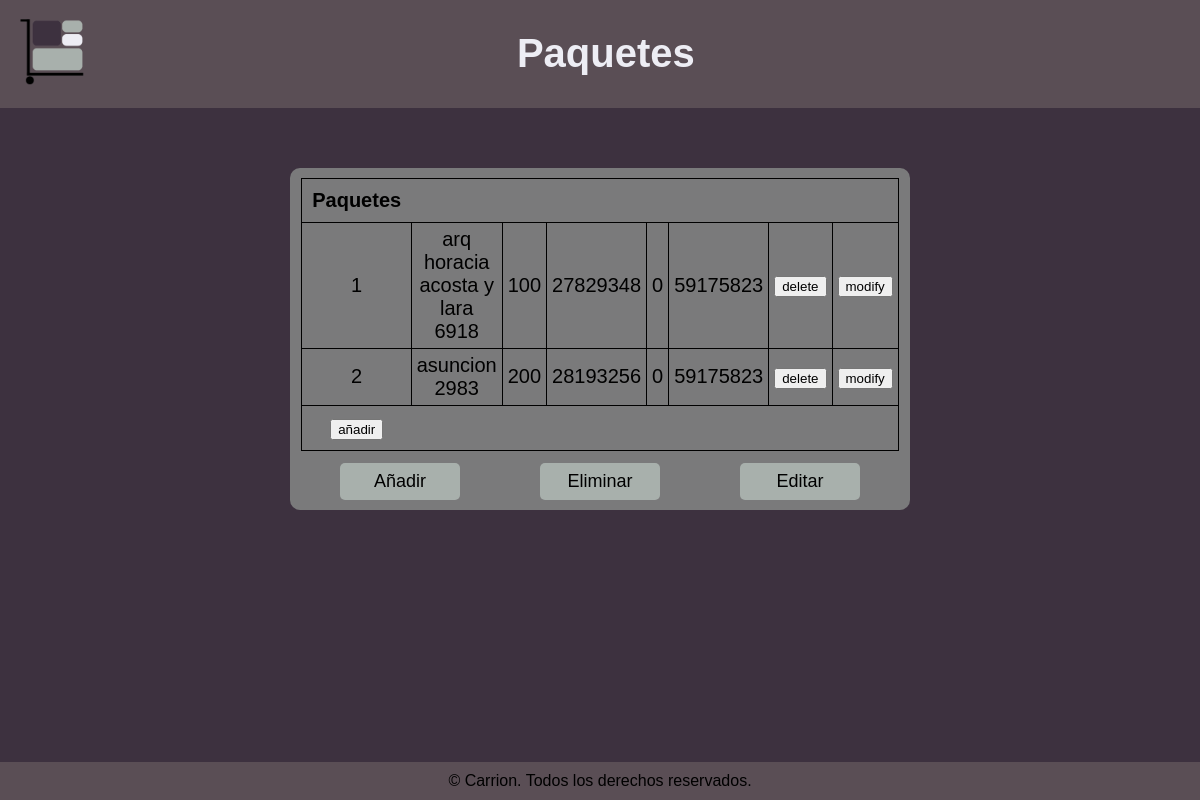
Screenshot of /backoffice/paquete.php with the database file from the repository.
### tables this page shows
CREATE TABLE `paquete` (
  `idPaquete` int(11) NOT NULL,
  `destino` varchar(30) NOT NULL,
  `peso` int(11) NOT NULL,
  `contactoDestino` int(11) NOT NULL,
  `estado` int(11) NOT NULL,
  `ci` int(11) NOT NULL
);

### backoffice/paquete.php (the view, shortened to what this page needs)
<!DOCTYPE html>
<html lang="en">
<head>
    <link rel="stylesheet" href="assets/css/paginasBackoffice.css">
</head>
<?php
$db = new Database();
$connection = $db->dbConnect();
$paquetes = $connection->query("SELECT * FROM paquete;")->fetch_all(MYSQLI_ASSOC);
?>
<body>
    <header>
        <img src="assets/imagenes/LogoA.png" class="logo">
        <h1>Paquetes</h1>
    </header>
    <main>
        <div class="container-table">
            <table>
                <thead>
                    <th>Paquetes</th>
                </thead>
                <tbody>
                    <?php
                    foreach ($paquetes as $paquete) {
                        echo "<tr>";
                        foreach ($paquete as $key => $value) {
                            if (isset($value)) {
                                echo "<td>" . $value . "</td>";
                            } else
                                echo "<td>" . "NULL" . "</td>";
                        }
                        echo "<form action='' method='post'>
                        <input type='hidden' name='idPaquete' value='" . $paquete['idPaquete'] . "'>
                        <td><input type='submit' name='delete' value='delete'/></td></form>
                        <form action='editar.php' method='post'>
                        <input type='hidden' name='tipo' value='paquete'>
                        <input type='hidden' name='identificador' value='idPaquete'>
                        <input type='hidden' name='idPaquete' value='" . $paquete['idPaquete'] . "'>
                        <td><input type='submit' name='modify' value='modify'/></td></form>";
                        echo "</tr>";
                    }
                    ?>
                </tbody>
                <tfoot>
                    <th>
                        <form action="añadir.php" method="post">
                            <input type="submit" name="añadir" value="añadir">
                        </form>
                    </th>
                </tfoot>
            </table>
            <div class="container-button">
                <button class="añadir">Añadir</button> <button class="eliminar">Eliminar</button>
                <button class="editar">Editar</button>
            </div>
        </div>
    </main>
    <footer>
        <p>&copy; Carrion. Todos los derechos reservados.</p>
    </footer>
</body>
</html>

### backoffice/assets/css/paginasBackoffice.css (style rules this page uses)
body { display: flex; flex-direction: column; min-height: 100vh; background-color: #3D313F; font-family: 'Lucida Sans', 'Lucida Sans Regular', 'Lucida Grande', 'Lucida Sans Unicode', Geneva, Verdana, sans-serif; }
header { padding: 0.4rem; color: #EDEDF4; display: flex; background-color: rgb(122, 109, 109, 0.479); align-items: center; gap: 35%; }
.logo { width: 8%; }
h1 { font-size: 40px; text-align: center; }
.container-table { background-color: #7A7A7B; margin: auto; width: 50%; margin-top: 5%; padding: 10px; border-radius: 10px; }
table { width: 50%; text-align: center; margin: auto; border: 1px solid black; border-collapse: collapse; font-size: 20px; }
tr, td { border: 1px solid black; padding: 5px; }
th { padding: 10px; }
.container-button { display: flex; justify-content: space-around; align-items: center; margin-top: 2%; }
.añadir { background-color: #A8B0AC; width: 20%; padding: 8px; border: none; border-radius: 5px; font-size: 18px; }
.eliminar { background-color: #A8B0AC; width: 20%; padding: 8px; border: none; border-radius: 5px; font-size: 18px; }
.editar { background-color: #A8B0AC; width: 20%; padding: 8px; border: none; border-radius: 5px; font-size: 18px; }
main { flex-grow: 1; }
footer { padding-top: 10px; padding-bottom: 10px; font-size: 100%; text-align: center; margin-top: 100px; background-color: rgb(122, 109, 109, 0.479); }
* { margin: 0; }

### rows the page displays
paquete: idPaquete "1", destino "arq horacia acosta y lara 6918", peso "100", contactoDestino "27829348", estado "0", ci "59175823"
paquete: idPaquete "2", destino "asuncion 2983", peso "200", contactoDestino "28193256", estado "0", ci "59175823"
